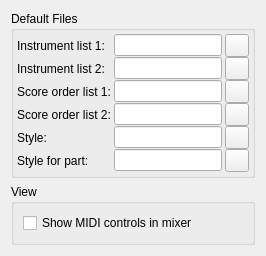
     <widget class="QWidget" name="tabScore">
      <property name="accessibleName">
       <string>Score tab</string>
      </property>
      <attribute name="title">
       <string>Score</string>
      </attribute>
      <layout class="QGridLayout" name="gridLayout61">
       <item row="1" column="0">
        <widget class="QGroupBox" name="groupBox_view">
         <property name="title">
          <string>View</string>
         </property>
         <layout class="QGridLayout" name="gridLayout_7">
          <item row="0" column="0">
           <widget class="QCheckBox" name="showMidiControls">
            <property name="text">
             <string>Show MIDI controls in mixer</string>
            </property>
           </widget>
          </item>
         </layout>
        </widget>
       </item>
       <item row="0" column="0">
        <widget class="QGroupBox" name="groupBox_defaultFiles">
         <property name="title">
          <string>Default Files</string>
         </property>
         <layout class="QGridLayout" name="_23">
          <property name="leftMargin">
           <number>3</number>
          </property>
          <property name="topMargin">
           <number>3</number>
          </property>
          <property name="rightMargin">
           <number>3</number>
          </property>
          <property name="bottomMargin">
           <number>3</number>
          </property>
          <property name="horizontalSpacing">
           <number>3</number>
          </property>
          <property name="verticalSpacing">
           <number>0</number>
          </property>
          <item row="1" column="2">
           <widget class="QToolButton" name="instrumentList2Button">
            <property name="focusPolicy">
             <enum>Qt::StrongFocus</enum>
            </property>
            <property name="accessibleName">
             <string>Choose Instrument list 2</string>
            </property>
            <property name="accessibleDescription">
             <string>Opens a file dialog for selecting an instrument list file</string>
            </property>
            <property name="text">
             <string notr="true"/>
            </property>
            <property name="icon">
             <iconset resource="musescore.qrc">
              <normaloff>:/data/icons/document-open.svg</normaloff>:/data/icons/document-open.svg</iconset>
            </property>
           </widget>
          </item>
          <item row="0" column="1">
           <widget class="QLineEdit" name="instrumentList1">
            <property name="accessibleName">
             <string>Instrument list 1</string>
            </property>
            <property name="accessibleDescription">
             <string>Insert path to an instrument list file</string>
            </property>
           </widget>
          </item>
          <item row="5" column="0">
           <widget class="QLabel" name="label_styleForPart">
            <property name="text">
             <string>Style for part:</string>
            </property>
           </widget>
          </item>
          <item row="5" column="1">
           <widget class="QLineEdit" name="partStyle">
            <property name="accessibleName">
             <string>Style for part</string>
            </property>
            <property name="accessibleDescription">
             <string>Insert path to style file for part</string>
            </property>
           </widget>
          </item>
          <item row="4" column="2">
           <widget class="QToolButton" name="defaultStyleButton">
            <property name="focusPolicy">
             <enum>Qt::StrongFocus</enum>
            </property>
            <property name="accessibleName">
             <string>Choose style</string>
            </property>
            <property name="accessibleDescription">
             <string>Opens a file dialog for selecting a style file</string>
            </property>
            <property name="text">
             <string notr="true"/>
            </property>
            <property name="icon">
             <iconset resource="musescore.qrc">
              <normaloff>:/data/icons/document-open.svg</normaloff>:/data/icons/document-open.svg</iconset>
            </property>
           </widget>
          </item>
          <item row="1" column="1">
           <widget class="QLineEdit" name="instrumentList2">
            <property name="accessibleName">
             <string>Instrument list 2</string>
            </property>
            <property name="accessibleDescription">
             <string>Insert path to an instrument list file</string>
            </property>
           </widget>
          </item>
          <item row="4" column="1">
           <widget class="QLineEdit" name="defaultStyle">
            <property name="accessibleName">
             <string>Style</string>
            </property>
            <property name="accessibleDescription">
             <string>Insert path to style file</string>
            </property>
           </widget>
          </item>
          <item row="1" column="0">
           <widget class="QLabel" name="label_instrumentList2">
            <property name="text">
             <string>Instrument list 2:</string>
            </property>
           </widget>
          </item>
          <item row="0" column="2">
           <widget class="QToolButton" name="instrumentList1Button">
            <property name="focusPolicy">
             <enum>Qt::StrongFocus</enum>
            </property>
            <property name="accessibleName">
             <string>Choose Instrument list 1</string>
            </property>
            <property name="accessibleDescription">
             <string>Opens a file dialog for selecting an instrument list file</string>
            </property>
            <property name="text">
             <string notr="true"/>
            </property>
            <property name="icon">
             <iconset resource="musescore.qrc">
              <normaloff>:/data/icons/document-open.svg</normaloff>:/data/icons/document-open.svg</iconset>
            </property>
           </widget>
          </item>
          <item row="0" column="0">
           <widget class="QLabel" name="label_instrumentList1">
            <property name="accessibleDescription">
             <string>Insert path to an instrument list file</string>
            </property>
            <property name="text">
             <string>Instrument list 1:</string>
            </property>
           </widget>
          </item>
          <item row="2" column="0">
           <widget class="QLabel" name="label_scoreOrderList1">
            <property name="text">
             <string>Score order list 1:</string>
            </property>
           </widget>
          </item>
          <item row="3" column="0">
           <widget class="QLabel" name="label_scoreOrderList2">
            <property name="text">
             <string>Score order list 2:</string>
            </property>
           </widget>
          </item>
          <item row="4" column="0">
           <widget class="QLabel" name="label_style">
            <property name="text">
             <string>Style:</string>
            </property>
           </widget>
          </item>
          <item row="5" column="2">
           <widget class="QToolButton" name="partStyleButton">
            <property name="focusPolicy">
             <enum>Qt::StrongFocus</enum>
            </property>
            <property name="accessibleName">
             <string>Choose style for part</string>
            </property>
            <property name="accessibleDescription">
             <string>Opens a file dialog for selecting a style file for part</string>
            </property>
            <property name="text">
             <string notr="true"/>
            </property>
            <property name="icon">
             <iconset resource="musescore.qrc">
              <normaloff>:/data/icons/document-open.svg</normaloff>:/data/icons/document-open.svg</iconset>
            </property>
           </widget>
          </item>
          <item row="2" column="1">
           <widget class="QLineEdit" name="scoreOrderList1">
            <property name="accessibleName">
             <string>Score Order List 1</string>
            </property>
           </widget>
          </item>
          <item row="3" column="1">
           <widget class="QLineEdit" name="scoreOrderList2">
            <property name="accessibleName">
             <string>Score Order List 2</string>
            </property>
           </widget>
          </item>
          <item row="2" column="2">
           <widget class="QToolButton" name="scoreOrderList1Button">
            <property name="text">
             <string notr="true"/>
            </property>
            <property name="icon">
             <iconset resource="musescore.qrc">
              <normaloff>:/data/icons/document-open.svg</normaloff>:/data/icons/document-open.svg</iconset>
            </property>
           </widget>
          </item>
          <item row="3" column="2">
           <widget class="QToolButton" name="scoreOrderList2Button">
            <property name="text">
             <string notr="true"/>
            </property>
            <property name="icon">
             <iconset resource="musescore.qrc">
              <normaloff>:/data/icons/document-open.svg</normaloff>:/data/icons/document-open.svg</iconset>
            </property>
           </widget>
          </item>
         </layout>
        </widget>
       </item>
       <item row="3" column="0">
        <spacer name="verticalSpacer_7">
         <property name="orientation">
          <enum>Qt::Vertical</enum>
         </property>
         <property name="sizeHint" stdset="0">
          <size>
           <width>0</width>
           <height>0</height>
          </size>
         </property>
        </spacer>
       </item>
      </layout>
     </widget>
